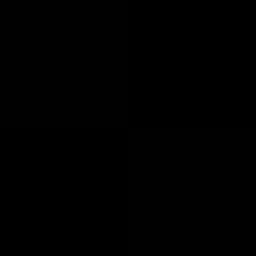

A 2D game scene composited from a Tiled map and its tileset images. What follows is a short description and the map's XML, with every tile layer's data as written:
An orthogonal 16x16 tile map with 16x16 px tiles, 1 tile layer (ChunkBlockGrid).

<map version="1.8" tiledversion="1.8.1" orientation="orthogonal" renderorder="right-down" width="16" height="16" tilewidth="16" tileheight="16" infinite="0" nextlayerid="2" nextobjectid="1">
 <tileset firstgid="1" source="helperblocks.tsx" />
 <layer id="1" name="ChunkBlockGrid" width="16" height="16" opacity="0.24">
  <data encoding="csv">
1,1,1,1,1,1,1,1,0,0,0,0,0,0,0,0,
1,1,1,1,1,1,1,1,0,0,0,0,0,0,0,0,
1,1,1,1,1,1,1,1,0,0,0,0,0,0,0,0,
1,1,1,1,1,1,1,1,0,0,0,0,0,0,0,0,
1,1,1,1,1,1,1,1,0,0,0,0,0,0,0,0,
1,1,1,1,1,1,1,1,0,0,0,0,0,0,0,0,
1,1,1,1,1,1,1,1,0,0,0,0,0,0,0,0,
1,1,1,1,1,1,1,1,0,0,0,0,0,0,0,0,
0,0,0,0,0,0,0,0,1,1,1,1,1,1,1,1,
0,0,0,0,0,0,0,0,1,1,1,1,1,1,1,1,
0,0,0,0,0,0,0,0,1,1,1,1,1,1,1,1,
0,0,0,0,0,0,0,0,1,1,1,1,1,1,1,1,
0,0,0,0,0,0,0,0,1,1,1,1,1,1,1,1,
0,0,0,0,0,0,0,0,1,1,1,1,1,1,1,1,
0,0,0,0,0,0,0,0,1,1,1,1,1,1,1,1,
0,0,0,0,0,0,0,0,1,1,1,1,1,1,1,1
</data>
 </layer>
</map>
